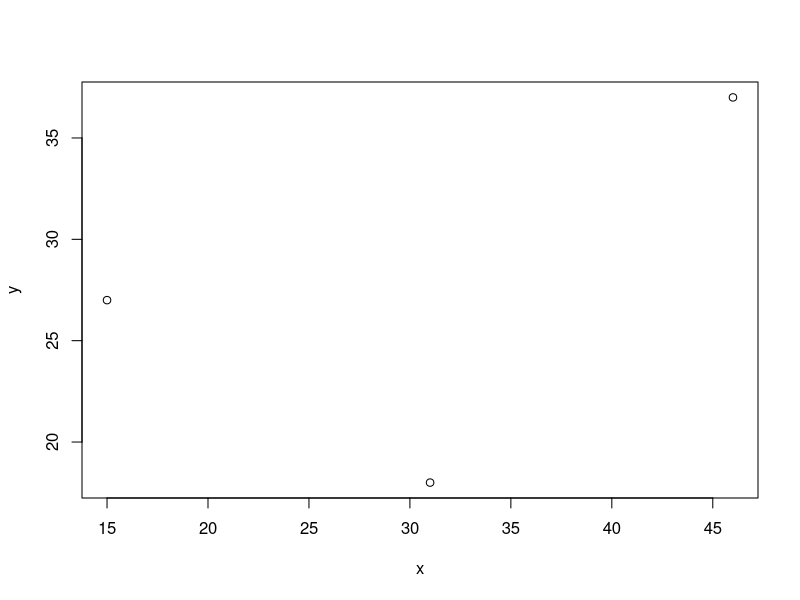

R code for this plot:
## ---- chunk 1
knitr::opts_chunk$set(echo = TRUE)
## ---- chunk 2
x = c(15, 31, 46)
y = c(27, 18, 37)
## ---- chunk 3
plot(x, y)
